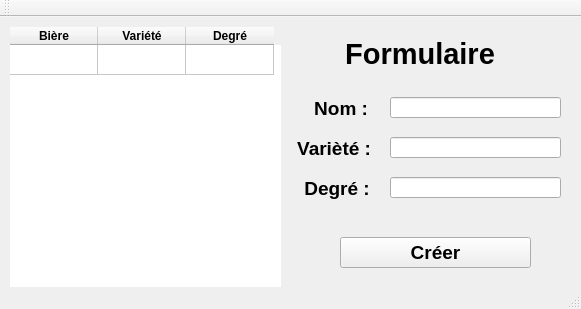
<?xml version="1.0" encoding="UTF-8"?>
<ui version="4.0">
 <class>ListeBiere</class>
 <widget class="QMainWindow" name="ListeBiere">
  <property name="geometry">
   <rect>
    <x>0</x>
    <y>0</y>
    <width>581</width>
    <height>309</height>
   </rect>
  </property>
  <property name="minimumSize">
   <size>
    <width>581</width>
    <height>309</height>
   </size>
  </property>
  <property name="maximumSize">
   <size>
    <width>581</width>
    <height>309</height>
   </size>
  </property>
  <property name="windowTitle">
   <string>Cave à Bières</string>
  </property>
  <widget class="QWidget" name="centralwidget">
   <widget class="QLabel" name="label">
    <property name="geometry">
     <rect>
      <x>340</x>
      <y>20</y>
      <width>160</width>
      <height>35</height>
     </rect>
    </property>
    <property name="text">
     <string>&lt;html&gt;&lt;head/&gt;&lt;body&gt;&lt;p align=&quot;center&quot;&gt;&lt;span style=&quot; font-size:22pt; font-weight:600;&quot;&gt;Formulaire&lt;/span&gt;&lt;/p&gt;&lt;/body&gt;&lt;/html&gt;</string>
    </property>
   </widget>
   <widget class="QLabel" name="label_2">
    <property name="geometry">
     <rect>
      <x>310</x>
      <y>80</y>
      <width>58</width>
      <height>23</height>
     </rect>
    </property>
    <property name="text">
     <string>&lt;html&gt;&lt;head/&gt;&lt;body&gt;&lt;p align=&quot;right&quot;&gt;&lt;span style=&quot; font-size:14pt; font-weight:600;&quot;&gt;Nom :&lt;/span&gt;&lt;/p&gt;&lt;/body&gt;&lt;/html&gt;</string>
    </property>
   </widget>
   <widget class="QLabel" name="label_3">
    <property name="geometry">
     <rect>
      <x>290</x>
      <y>120</y>
      <width>81</width>
      <height>23</height>
     </rect>
    </property>
    <property name="text">
     <string>&lt;html&gt;&lt;head/&gt;&lt;body&gt;&lt;p align=&quot;right&quot;&gt;&lt;span style=&quot; font-size:14pt; font-weight:600;&quot;&gt;Varièté :&lt;/span&gt;&lt;/p&gt;&lt;/body&gt;&lt;/html&gt;</string>
    </property>
   </widget>
   <widget class="QLabel" name="label_4">
    <property name="geometry">
     <rect>
      <x>300</x>
      <y>160</y>
      <width>75</width>
      <height>23</height>
     </rect>
    </property>
    <property name="text">
     <string>&lt;html&gt;&lt;head/&gt;&lt;body&gt;&lt;p align=&quot;right&quot;&gt;&lt;span style=&quot; font-size:14pt; font-weight:600;&quot;&gt;Degré : &lt;/span&gt;&lt;/p&gt;&lt;/body&gt;&lt;/html&gt;</string>
    </property>
   </widget>
   <widget class="QLineEdit" name="nom">
    <property name="geometry">
     <rect>
      <x>390</x>
      <y>80</y>
      <width>171</width>
      <height>21</height>
     </rect>
    </property>
   </widget>
   <widget class="QLineEdit" name="variete">
    <property name="geometry">
     <rect>
      <x>390</x>
      <y>120</y>
      <width>171</width>
      <height>21</height>
     </rect>
    </property>
   </widget>
   <widget class="QLineEdit" name="degre">
    <property name="geometry">
     <rect>
      <x>390</x>
      <y>160</y>
      <width>171</width>
      <height>21</height>
     </rect>
    </property>
   </widget>
   <widget class="QPushButton" name="pushButton">
    <property name="geometry">
     <rect>
      <x>340</x>
      <y>220</y>
      <width>191</width>
      <height>31</height>
     </rect>
    </property>
    <property name="font">
     <font>
      <pointsize>14</pointsize>
      <weight>75</weight>
      <bold>true</bold>
     </font>
    </property>
    <property name="cursor">
     <cursorShape>PointingHandCursor</cursorShape>
    </property>
    <property name="whatsThis">
     <string>&lt;html&gt;&lt;head/&gt;&lt;body&gt;&lt;p align=&quot;center&quot;&gt;Créer&lt;/p&gt;&lt;/body&gt;&lt;/html&gt;</string>
    </property>
    <property name="text">
     <string>Créer</string>
    </property>
   </widget>
   <widget class="QTableWidget" name="tableWidget">
    <property name="geometry">
     <rect>
      <x>10</x>
      <y>10</y>
      <width>271</width>
      <height>261</height>
     </rect>
    </property>
    <property name="tabletTracking">
     <bool>true</bool>
    </property>
    <property name="frameShape">
     <enum>QFrame::NoFrame</enum>
    </property>
    <property name="editTriggers">
     <set>QAbstractItemView::NoEditTriggers</set>
    </property>
    <property name="dragEnabled">
     <bool>true</bool>
    </property>
    <property name="dragDropOverwriteMode">
     <bool>false</bool>
    </property>
    <property name="dragDropMode">
     <enum>QAbstractItemView::DragDrop</enum>
    </property>
    <property name="selectionMode">
     <enum>QAbstractItemView::SingleSelection</enum>
    </property>
    <attribute name="horizontalHeaderVisible">
     <bool>true</bool>
    </attribute>
    <attribute name="horizontalHeaderMinimumSectionSize">
     <number>33</number>
    </attribute>
    <attribute name="horizontalHeaderDefaultSectionSize">
     <number>88</number>
    </attribute>
    <attribute name="verticalHeaderVisible">
     <bool>false</bool>
    </attribute>
    <row>
     <property name="text">
      <string notr="true"/>
     </property>
    </row>
    <column>
     <property name="text">
      <string notr="true">Bière</string>
     </property>
     <property name="font">
      <font>
       <weight>75</weight>
       <bold>true</bold>
      </font>
     </property>
    </column>
    <column>
     <property name="text">
      <string>Variété</string>
     </property>
     <property name="font">
      <font>
       <weight>75</weight>
       <bold>true</bold>
      </font>
     </property>
    </column>
    <column>
     <property name="text">
      <string>Degré</string>
     </property>
     <property name="font">
      <font>
       <weight>75</weight>
       <bold>true</bold>
      </font>
     </property>
    </column>
    <item row="0" column="0">
     <property name="text">
      <string/>
     </property>
    </item>
    <item row="0" column="1">
     <property name="text">
      <string/>
     </property>
    </item>
    <item row="0" column="2">
     <property name="text">
      <string/>
     </property>
    </item>
   </widget>
  </widget>
  <widget class="QStatusBar" name="statusbar"/>
  <widget class="QToolBar" name="toolBar">
   <property name="windowTitle">
    <string>toolBar</string>
   </property>
   <attribute name="toolBarArea">
    <enum>TopToolBarArea</enum>
   </attribute>
   <attribute name="toolBarBreak">
    <bool>false</bool>
   </attribute>
  </widget>
 </widget>
 <resources/>
 <connections/>
</ui>
